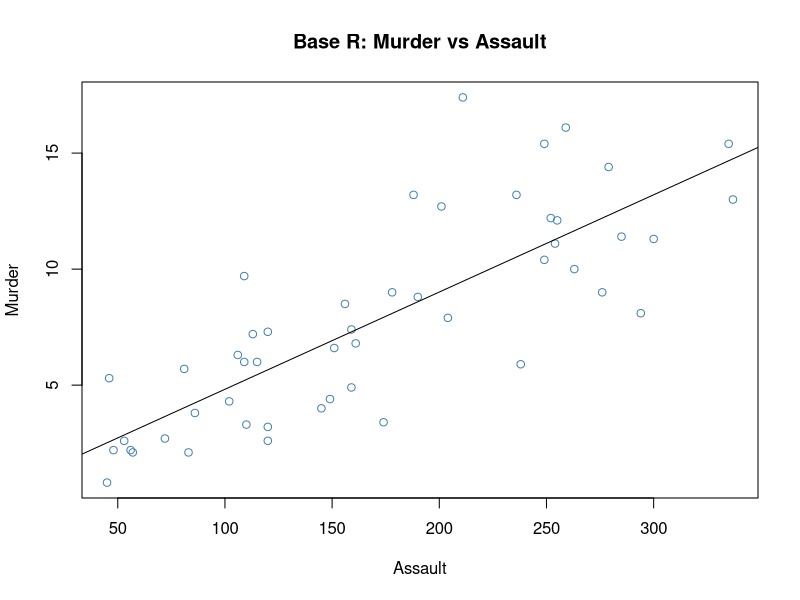
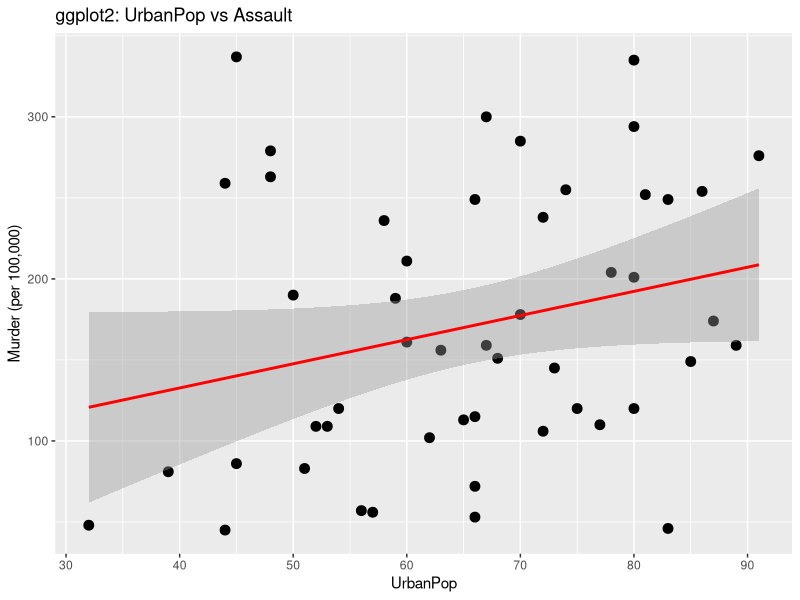
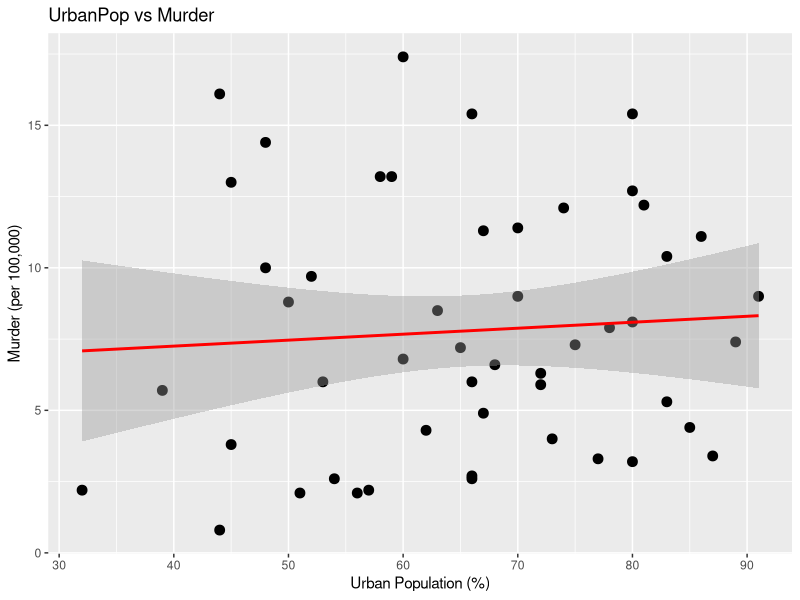
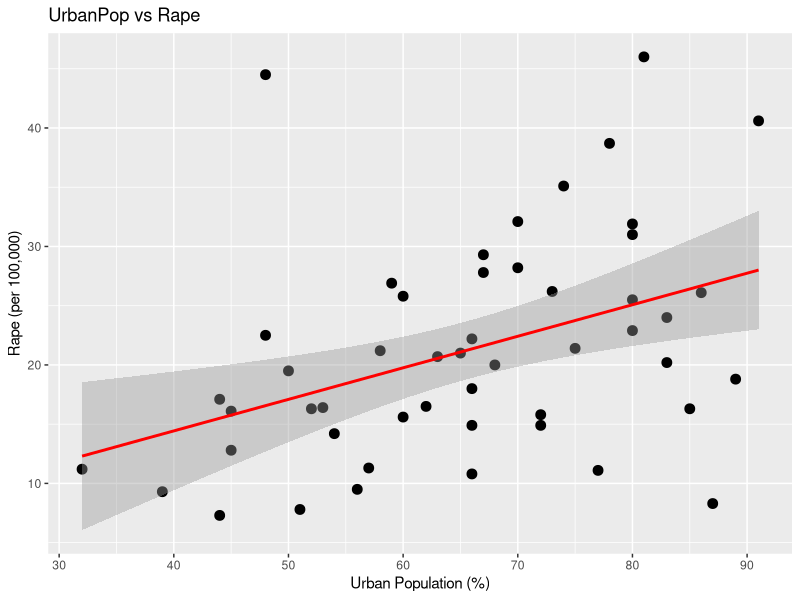

Write R code to recreate these figures, in order.
## ---- chunk 1
library(datasets)
library(ggplot2)
library(tibble)
## ---- chunk 2
data("USArrests")
head(USArrests)
cat('This data set contains statistics, in arrests per 100,000 residents for assault, murder, and rape in each of the 50 US states in 1973. Also given is the percent of the population living in urban areas.')
## ---- chunk 3
plot(USArrests$Assault, USArrests$Murder,
     main = "Base R: Murder vs Assault",
     xlab = "Assault", ylab = "Murder",
    col = "steelblue")
fit=lm(Murder~Assault,data=USArrests)
abline(fit)
## ---- chunk 4
arrests <- tibble::rownames_to_column(USArrests, var = "State")

ggplot(arrests, aes(x = UrbanPop, y = Assault)) +
  geom_point(size = 3) +
  geom_smooth(method = "lm",color = "red") +
  labs(title = "ggplot2: UrbanPop vs Assault",
       x = "UrbanPop", 
       y = "Murder (per 100,000)")

ggplot(arrests, aes(x = UrbanPop, y = Murder)) +
  geom_point(size = 3) +
  geom_smooth(method = "lm", color = "red") +
  labs(title = "UrbanPop vs Murder", 
       x = "Urban Population (%)",
       y = "Murder (per 100,000)")
ggplot(arrests, aes(x = UrbanPop, y = Rape)) +
  geom_point(size = 3) +
  geom_smooth(method = "lm",color = "red") +
  labs(title = "UrbanPop vs Rape", 
       x = "Urban Population (%)",
       y = "Rape (per 100,000)")
